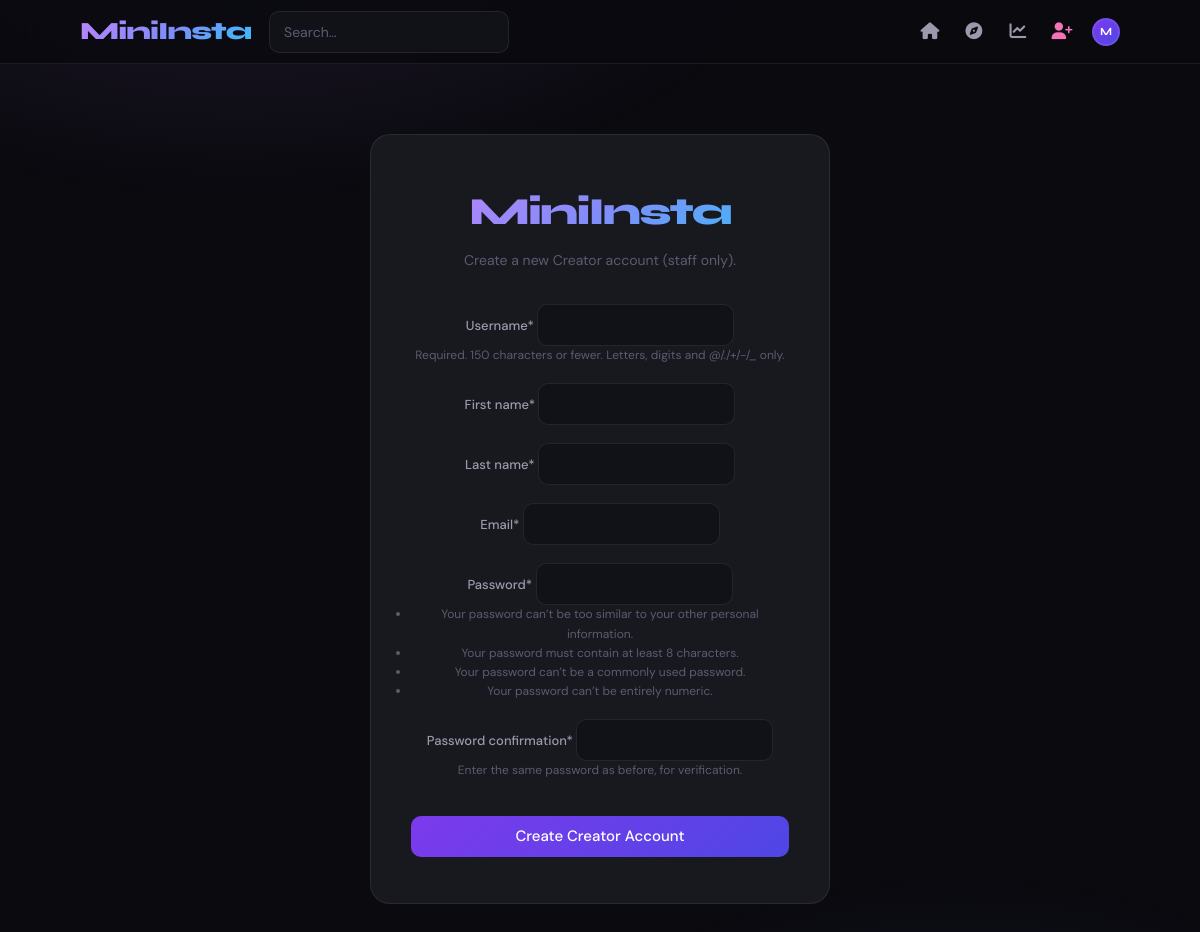
Page /accounts/create-creator/ (signed in) on the earlier database version.
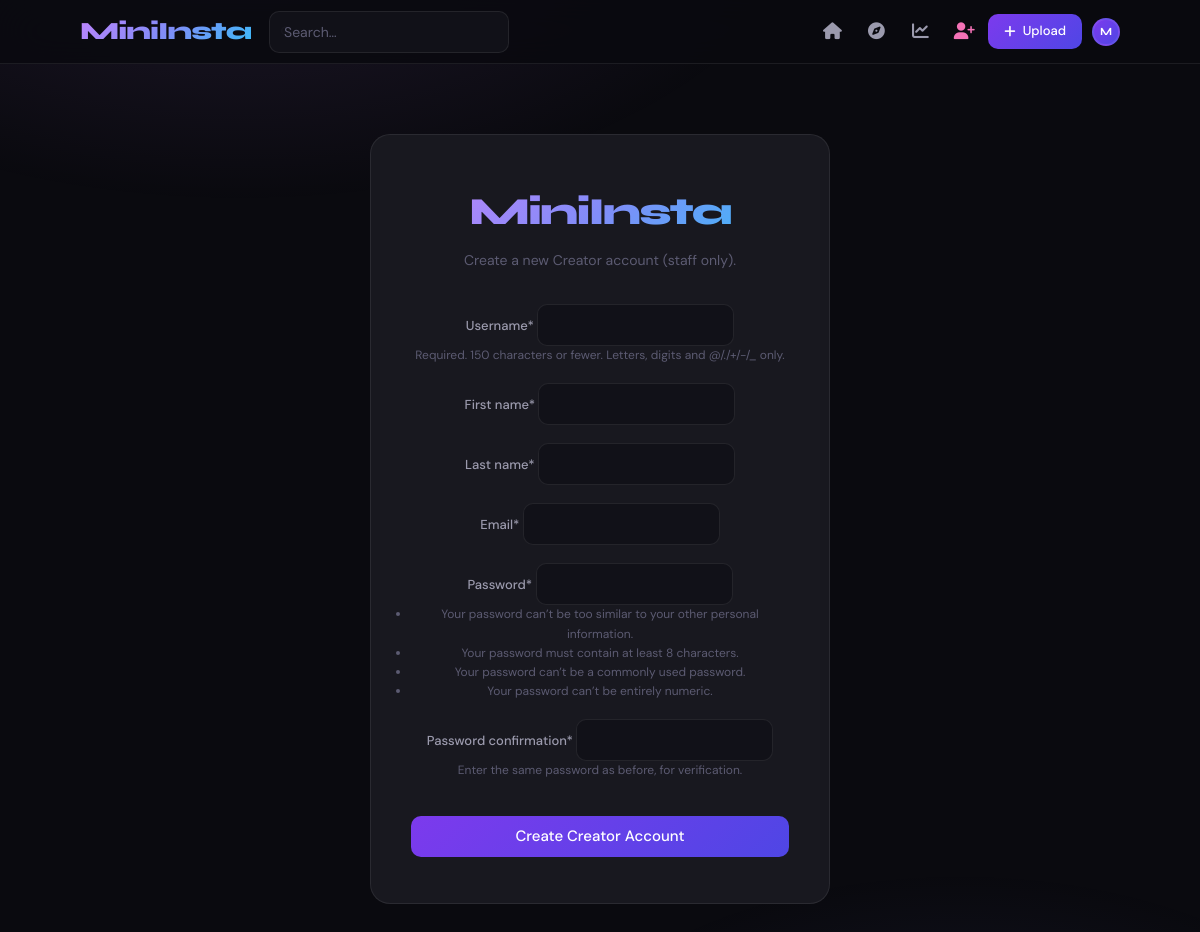
Same page on the later database version.
### users/views.py (the view)
# urls.py: path('create-creator/',   views.create_creator,     name='create_creator'),
@login_required
def create_creator(request):
    if not request.user.is_staff:
        messages.error(
            request,
            'Access denied – staff only.'
        )
        return redirect('dashboard')
    if request.method == 'POST':
        form = CreatorRegistrationForm(
            request.POST,
            request.FILES
        )
        if form.is_valid():
            user = form.save()
            db.users.insert_one({
                'user_id': user.id,
                'username': user.username,
                'email': user.email,
                'first_name': user.first_name,
                'last_name': user.last_name,
                'bio': user.bio,
                'profile_picture': str(user.profile_picture) if user.profile_picture else '',
                'is_creator': True,
            })
            messages.success(
                request,
                f'Creator account "{user.username}" created!'
            )
            return redirect('dashboard')
    else:
        form = CreatorRegistrationForm()
    return render(request, 'users/register.html', {
        'form': form,
        'title': 'Create Creator Account',
    })

### users/forms.py (shortened to what this page needs)
class CreatorRegistrationForm(UserCreationForm):
    email      = forms.EmailField(required=True)
    first_name = forms.CharField(max_length=50, required=True)
    last_name  = forms.CharField(max_length=50, required=True)
    class Meta:
        model  = CustomUser
        fields = ['username', 'first_name', 'last_name', 'email', 'password1', 'password2']

### users/models.py (called while the page is built)
    def is_creator(self):
        return self.role == self.ROLE_CREATOR

### templates/users/register.html (shortened to what this page needs)
{% extends 'base.html' %}
{% load crispy_forms_tags %}
{% block content %}
<div class="auth-wrap">
  <div style="width:100%;max-width:460px">
    <div class="auth-box" style="max-width:460px">
      <span class="auth-logo">MiniInsta</span>
      <p class="auth-sub">{% if title == "Create Creator Account" %}Create a new Creator account (staff only).{% else %}Join MiniInsta and start sharing your world.{% endif %}</p>
      <form method="post">{% csrf_token %}{{ form|crispy }}
        <button type="submit" class="btn btn-p lg full" style="margin-top:18px">{{ title|default:"Create Account" }}</button>
      </form>
    </div>
  </div>
</div>
{% endblock %}

### templates/base.html (shortened to what this page needs)
{% load static %}
<!DOCTYPE html>
<html lang="en">
<head>
  <link href="https://cdnjs.cloudflare.com/ajax/libs/font-awesome/6.5.0/css/all.min.css" rel="stylesheet">
  <link rel="stylesheet" href="{% static 'css/dark-overrides.css' %}">
</head>
<body>
<nav class="nav">
  <div class="nav-inner">
    <a class="brand" href="{% url 'feed' %}">MiniInsta</a>
    <form class="n-search" method="get" action="{% url 'feed' %}">
      <input type="search" name="q" placeholder="Search…" value="{{ request.GET.q }}">
    </form>
    <div class="n-acts">
      {% if user.is_authenticated %}
        <a class="nib {% if request.resolver_match.url_name == 'feed' %}on{% endif %}" href="{% url 'feed' %}" title="Home"><i class="fas fa-house"></i></a>
        <a class="nib {% if request.resolver_match.url_name == 'explore_users' %}on{% endif %}" href="{% url 'explore_users' %}" title="Explore"><i class="fas fa-compass"></i></a>
        <a class="nib {% if request.resolver_match.url_name == 'dashboard' %}on{% endif %}" href="{% url 'dashboard' %}" title="Dashboard"><i class="fas fa-chart-line"></i></a>
        {% if user.is_staff %}<a class="nib" href="{% url 'create_creator' %}" title="Add Creator" style="color:var(--pink)"><i class="fas fa-user-plus"></i></a>{% endif %}
        {% if user.is_creator %}
          <a class="btn-up" href="{% url 'upload_photo' %}"><i class="fas fa-plus"></i> Upload</a>
        {% endif %}
        <div class="drop" style="margin-left:6px">
          <a href="#" style="display:flex;align-items:center;">
            {% if user.profile_picture %}<img src="{{ user.profile_picture.url }}" class="av av28" alt="">
            {% else %}<div class="avph av28" style="font-size:11px">{{ user.username|first|upper }}</div>{% endif %}
          </a>
        </div>
      {% else %}
        <a class="nib" style="font-size:14px;font-weight:500;padding:0 10px;width:auto;" href="{% url 'login' %}">Log In</a>
        <a class="btn-up" href="{% url 'register' %}">Sign Up</a>
      {% endif %}
    </div>
  </div>
</nav>
<main>{% block content %}{% endblock %}</main>
</body>
</html>

Differences in the rows shown:
changed CustomUser: role "consumer" → "creator" (drawn)
Other differences:
text now shown: "Upload"
